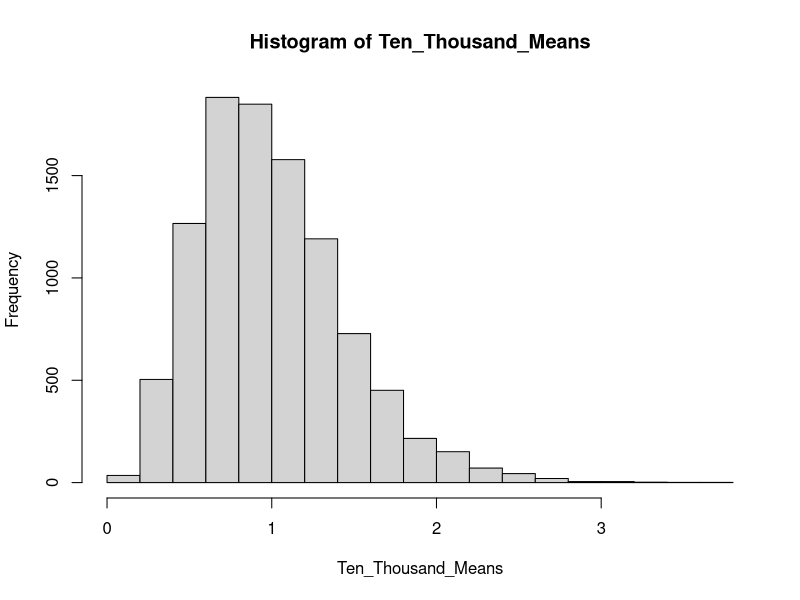
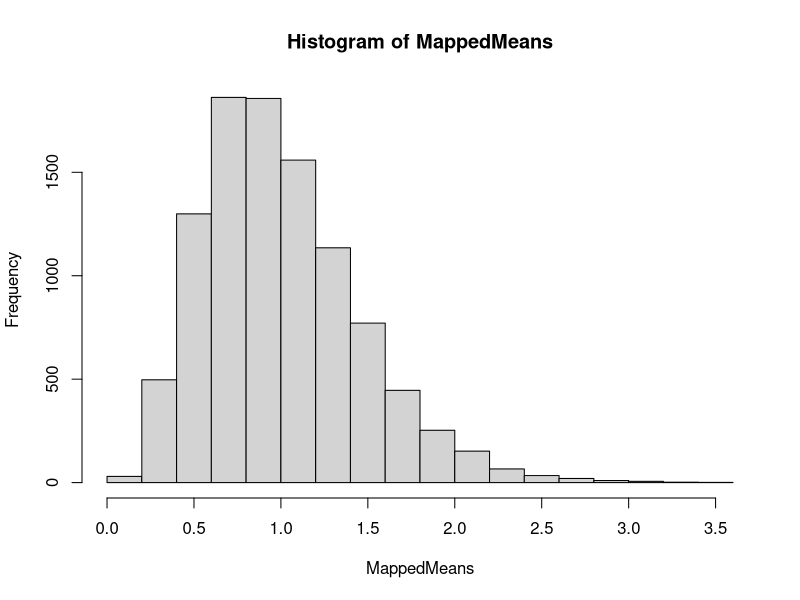
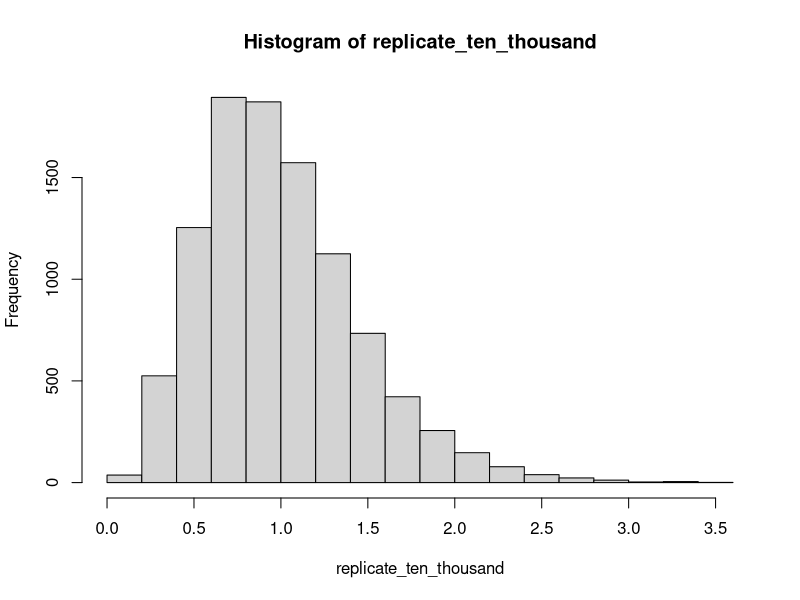
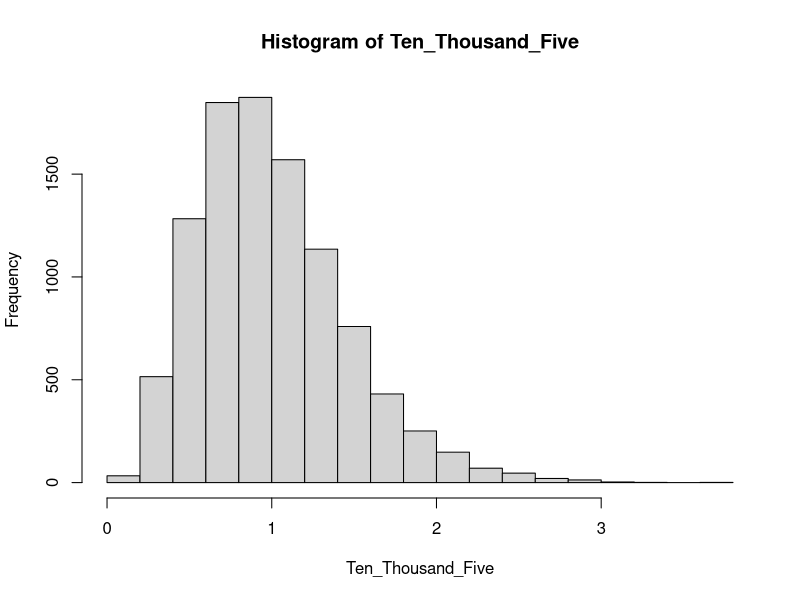
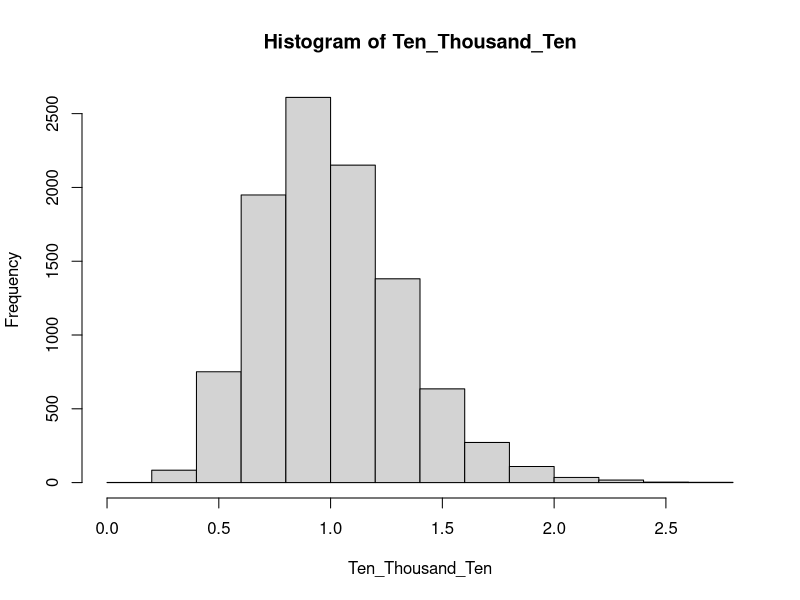
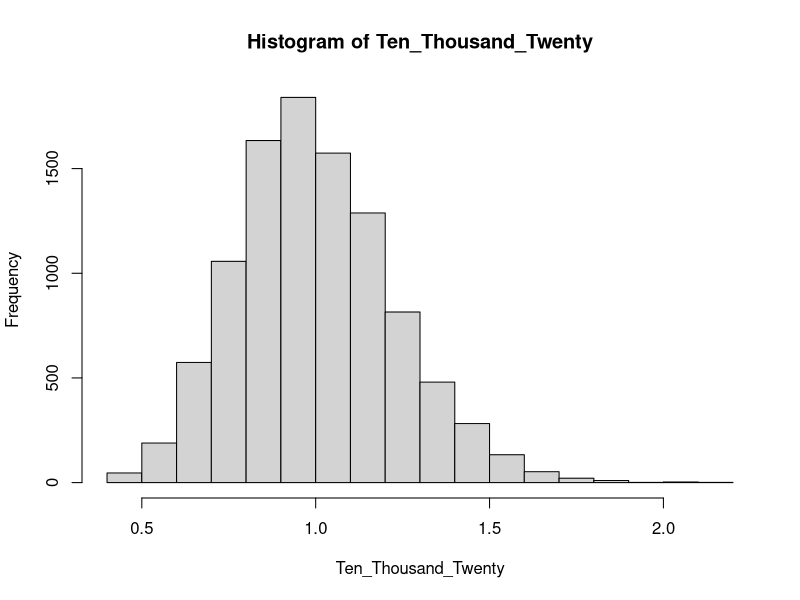

Source code (R) for these figures, in order: (Note: this script raises an error after producing the figures.)
## ---- chunk 1
knitr::opts_chunk$set(echo = TRUE)
options(scipen = 2)

library(tidyverse)
## ---- chunk 2

problem_1_dt <- tribble( 
  ~x, ~y,    ~w,    ~z,
210,   300,   220,   180,
102,   100,   119,   187,
176,   175,   188,   173,
87,    95,   91,     94,
202,   210,  234,    218,
110,   122,  131,    128)

## ---- chunk 3
map_dbl(problem_1_dt, mean)
## ---- chunk 4
map_dbl(problem_1_dt, sd)
## ---- chunk 5
map(problem_1_dt, sqrt)
## ---- chunk 6
sapply(problem_1_dt, summary)
## ---- chunk 7
Ten_Thousand_Means <- c()
for (i in 1:10000){
  FiveObservations <- rexp(5, rate = 1)
  Ten_Thousand_Means <- append(Ten_Thousand_Means, mean(FiveObservations))
}

hist(Ten_Thousand_Means)
## ---- chunk 8
Ten_Thousand_Lists <- c()
for (i in 1:10000){
  FiveObservations <- list(rexp(5, rate = 1))
  Ten_Thousand_Lists <- append(Ten_Thousand_Lists, FiveObservations)
}

MappedMeans <- map_dbl(Ten_Thousand_Lists, mean)

hist(MappedMeans)
## ---- chunk 9
replicate_ten_thousand <- replicate(10000, mean(rexp(5, 1)))

hist(replicate_ten_thousand)
## ---- chunk 10
Ten_Thousand_Five <- c()
Ten_Thousand_Ten <- c()
Ten_Thousand_Twenty <- c()

for (i in 1:10000){
  FiveObservations <- mean(rexp(5, rate = 1))
  TenObservations <- mean(rexp(10, rate = 1))
  TwentyObservations <- mean(rexp(20, rate = 1))
  
  Ten_Thousand_Five <- append(Ten_Thousand_Five, mean(FiveObservations))
  Ten_Thousand_Ten <- append(Ten_Thousand_Ten, mean(TenObservations))
  Ten_Thousand_Twenty <- append(Ten_Thousand_Twenty, mean(TwentyObservations))
}

hist(Ten_Thousand_Five)
hist(Ten_Thousand_Ten)
hist(Ten_Thousand_Twenty)
## ---- chunk 11
multi_return <- function() {
  my_list <- list("color" = "red", "size" = 20, "shape" = "round")
  return(my_list)
}
a <- multi_return()
a$color
  
a<- multi_return()
a$shape

a<- multi_return()
a$size

## ---- chunk 12
# 1. output (use appropriate data frame instead of df)
# 2. sequence
# 3. body

output <- vector("double", ncol(df))

for (i in seq_along(df)) {
  output[[i]] <- median(df[[i]])
}

output
